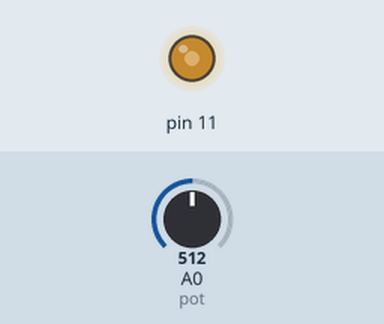
Simulated run of this sketch. Board: Arduino Uno, built with avr-gcc and run on an emulated ATmega328P. Parts: output pins drawn as LEDs (lit = HIGH). The test bench sets the inputs (shaded band); at power-on: A0 (pot) = 512.

Above: at 1.2 s.
1.3 s: A0 (pot) set to 716
At 1.9 s:
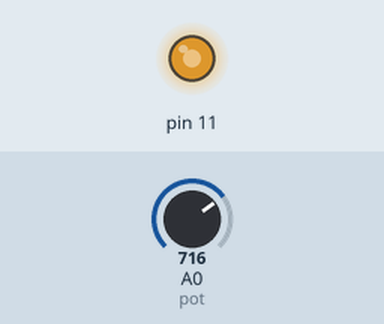
2.8 s: A0 (pot) set to 900
At 4.0 s:
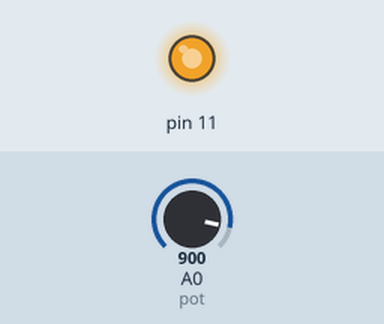
4.3 s: A0 (pot) set to 122
At 5.3 s:
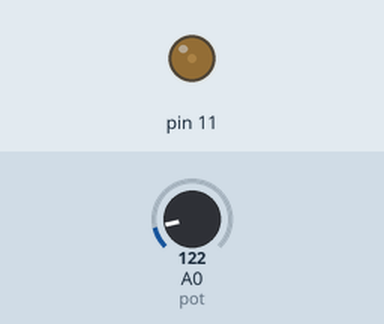
5.8 s: A0 (pot) set to 0
At 6.5 s:
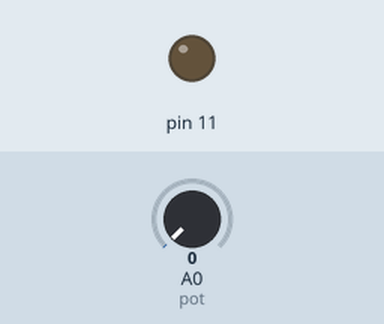
7.3 s: A0 (pot) set to 511
At 7.6 s:
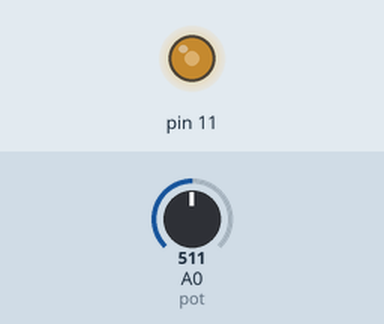
Timing chart, 0 to 9.8 s (numbered marks = the images above; inputs shaded):
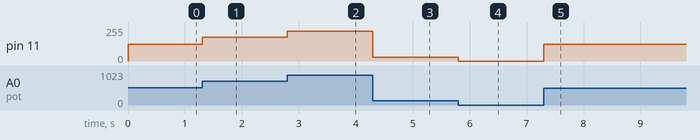

The sketch:

analogfadepot.ino
```cpp
/*
  Author: Youssef Attia
  Description: outputing the pot value on LED using PWM signal
*/
#define pot A0
//int value;
//float volt;
//float pwm;
void setup() {
  pinMode(pot, INPUT);
  pinMode(11, OUTPUT);
}

void loop() {
  //value = analogRead(pot);
  //volt = (value * 5) / 1023.0;
  //pwm=volt*(255/5);
  //analogWrite(11, pwm);
  analogWrite(11, map(analogRead(pot), 0, 1023, 0, 255));
}
```

Measured:
- after the input at 1.3 s, pin 11: 127/255 → 178/255 at once
- after the input at 2.8 s, pin 11: 178/255 → 224/255 at once
- after the input at 4.3 s, pin 11: 224/255 → 30/255 at once
- after the input at 5.8 s, pin 11: 30/255 → 0/255 at once
- after the input at 7.3 s, pin 11: 0/255 → 127/255 at once
